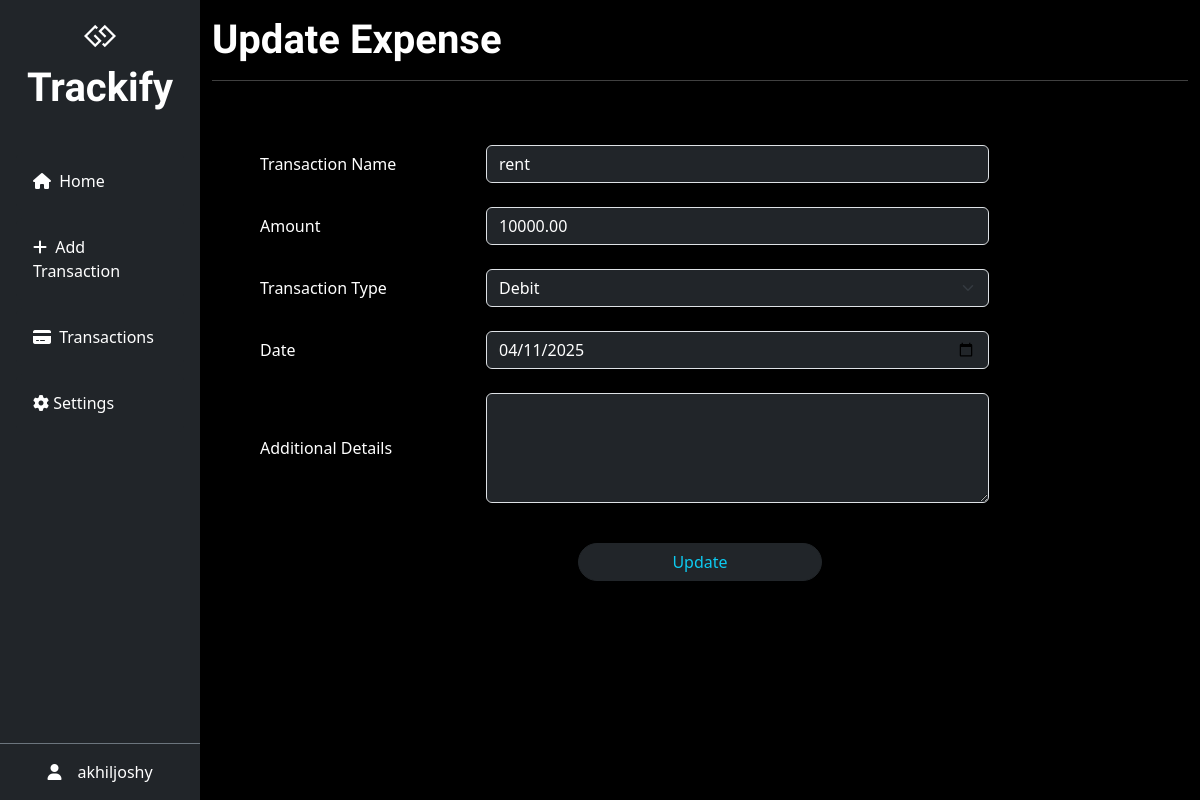
The page /update/22/ (signed in) on the database its author committed.
### expenses/models.py (models this page shows, shortened)
class ExpenseModel(models.Model):
    CATEGORY_CHOICES = [
        ('credit', 'Credit'),
        ('debit', 'Debit'),
    ]
    name = models.CharField(max_length=100)
    amount = models.DecimalField(max_digits=10, decimal_places=2)
    category = models.CharField(max_length=50, choices=CATEGORY_CHOICES)
    date = models.DateField()
    description = models.TextField(max_length=200, blank=True, null=True)
    user = models.ForeignKey(User, on_delete=models.CASCADE, null=True)

### expenses/views.py (the view, shortened to what this page needs)
# urls.py: path('update/<int:id>/',views.UpdateExpense.as_view(),name='update'),
class UpdateExpense(View):
    def get(self,request,id):
        if not request.user.is_authenticated:
            return redirect('login')
        data=ExpenseModel.objects.get(id=id)
        form=ExpenseForm(instance=data)
        return render(request,'expenses/update.html',{'form':form})

### expenses/forms.py
class ExpenseForm(forms.ModelForm):
    class Meta:
        model = ExpenseModel
        fields = ['name', 'amount', 'category', 'date', 'description']
        labels = {
            'name': 'Transaction Name',
            'amount': 'Amount',
            'category': 'Transaction Type',
            'description': 'Additional Details',
        }
        widgets = {
            'name': forms.TextInput(attrs={'class': 'form-control bg-dark text-white '}),
            'amount': forms.NumberInput(attrs={'class': 'form-control bg-dark text-white'}),
            'category': forms.Select(attrs={'class': ' form-select bg-dark text-white'  }),
            'date': forms.DateInput(attrs={'class': 'form-control bg-dark text-white','type': 'date'}),
            'description': forms.Textarea(attrs={'class': 'form-control bg-dark text-white', 'rows': 4, 'cols': 20}),
        }

### expenses/templates/expenses/update.html (shortened to what this page needs)
{% extends "index.html" %}
{% block content %}
<h1 class="mb-3 pt-3 " >Update Expense</h1>
      <hr>
      <form method="post">
        <div class="container px-5 pt-3 mt-5">
            {% for field in form %}
            <div class="row mb-4 align-items-center ">
                <div class="col-md-3 text-start ">
                    {{ field.label}}
                </div>
                <div class="col-md-7 text-secondary">
                    {{ field }}
                </div>
            </div>
            {% endfor %}
        </div>
        <div class="d-grid gap-2 col-3 mx-auto mt-3">
            <button class="btn btn-dark text-info rounded-5 mt-3" type="submit">Update</button>
          </div>
    </form>
  {% endblock %}

### expenses/templates/index.html (shortened to what this page needs)
<!DOCTYPE html>
<html lang="en">
<head>
    <link href="https://cdn.jsdelivr.net/npm/bootstrap@5.3.3/dist/css/bootstrap.min.css" rel="stylesheet"
 />
    <link rel="stylesheet" href="https://cdnjs.cloudflare.com/ajax/libs/font-awesome/6.7.2/css/all.min.css"
 />
</head>
<body class="bg-black text-white">
    <div class="container-fluid m-0 p-0 d-flex vh-100">
        <aside class="d-none d-md-block bg-dark col-md-3 col-lg-2  vh-100 m-0">
            <div class="d-flex flex-column h-100 justify-content-between">
                <div>
                    <div class="text-center py-4">
                        <i class="fa-brands fa-gg fa-2xl"></i>
                        <h1 class="brand mb-0 p-3">Trackify</h1>
                    </div>
                    <div class="d-grid gap-2 px-3">
                        <a href="{% url 'home' %}"
                            class="btn btn-dark text-start p-3 {% if request.resolver_match.url_name == 'home' %} text-info {% endif %}"><i
                                class="me-1 fa-solid fa-house "></i> Home</a>
                        <a href="{% url 'addexpense' %}"
                            class="btn btn-dark text-start p-3 {% if request.resolver_match.url_name == 'addexpense' %} text-info {% endif %}"><i
                                class="me-1 fa-solid fa-plus"></i> Add Transaction</a>
                        <a href="{% url 'expenses' %}"
                            class="btn btn-dark text-start p-3 {% if request.resolver_match.url_name == 'expenses' %} text-info {% endif %}"><i
                                class="me-1 fa-solid fa-credit-card"></i> Transactions</a>
                        <a href="{% url 'settings' %}"
                            class="btn btn-dark text-start p-3 {% if request.resolver_match.url_name == 'settings' or request.resolver_match.url_name == 'feedback'%} text-info {% endif %}">
                            <i class="fa-solid fa-gear"></i> Settings</a>
                    </div>
                </div>
                <div class="d-flex justify-content-center align-items-center p-3 border-top border-secondary">
                    <i class="fa-solid fa-user me-3"></i> {{ user.username }}
                </div>
            </div>
        </aside>
        <main class=" col-lg-10 col-md-9 col-12">
            <div class="container">
                {% block content %} {% endblock %}
            </div>
        </main>
    </div>
</body>
</html>

### expenses/templates/index.html (style rules this page uses)
.brand, h1 { font-family: "Jura", sans-serif; font-weight: 700; }

### rows shown on the page
ExpenseModel: form "rent" "10000.00" "Debit" "04/11/2025"

### other values the page prints
{{ user.username }} "akhiljoshy"
{{ field.label }} "Transaction Name" "Amount" "Transaction Type" "Date" "Additional Details"
